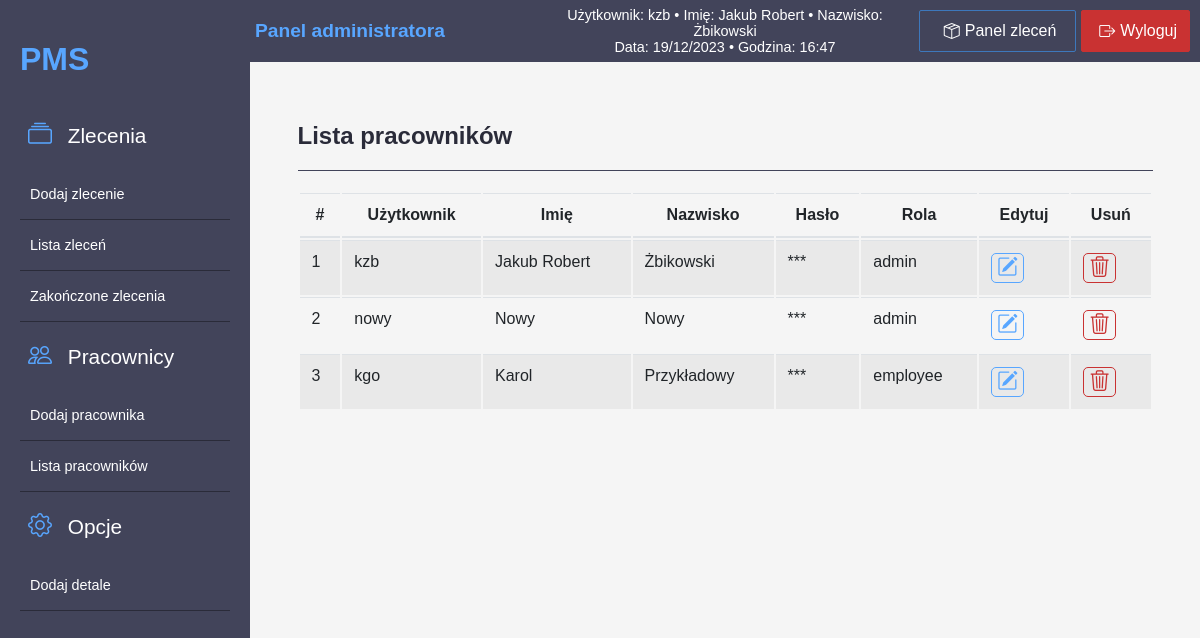
The app's page /index.php?action=list-employee (signed in) with its own data.
### tables this page shows
CREATE TABLE `users` (
  `id` int(11) NOT NULL,
  `username` text NOT NULL,
  `password` text NOT NULL,
  `name` text NOT NULL,
  `lastname` text NOT NULL,
  `role` text NOT NULL
);

### controllers/AuthController.php (called while the page is built, shortened)
<?php
class AuthController {
    public function listEmployee() {
        include 'views/list-employee.php';
    }
}
?>

### views/list-employee.php (the view, shortened to what this page needs)
<!DOCTYPE html>
<html lang="pl">
<head>
    <link rel="stylesheet" type="text/css" href="styles/style.css">
    <link rel="stylesheet" type="text/css" href="styles/dashboard-style.css">
    <link rel="stylesheet" type="text/css" href="bs/bootstrap/css/bootstrap-table.css">
    <link rel="stylesheet" href="https://cdn.jsdelivr.net/npm/bootstrap-icons@1.11.2/font/bootstrap-icons.min.css">
</head>
<body>
<div class="container">
<?php include 'views/menu-admin.php'; ?>
    <div class="main-content" id="list-employee">
    <h2>Lista pracowników</h2>
        <div class="table table-striped">
        <table class="table">
            <thead>
                <tr>
                    <th>#</th>
                    <th>Użytkownik</th>
                    <th>Imię</th>
                    <th>Nazwisko</th>
                    <th>Hasło</th>
                    <th>Rola</th>
                    <th>Edytuj</th>
                    <th>Usuń</th>
                </tr>
            </thead>
            <tbody>
                <?php
                $database = new Database();
                $connection = $database->getConnection();
                $query = "SELECT * FROM users";
                $result = $connection->query($query);
                if ($result) {
                    $users = $result->fetch_all(MYSQLI_ASSOC);
                    foreach ($users as $i => $user) {
                        echo '<tr>';
                        echo '<td>' . ($i + 1) . '</td>';
                        echo '<td>' . $user['username'] . '</td>';
                        echo '<td>' . $user['name'] . '</td>';
                        echo '<td>' . $user['lastname'] . '</td>';
                        echo '<td>' . '***' . '</td>';
                        echo '<td>' . $user['role'] . '</td>';
                        echo '<td><a href="?action=edit-employee&id=' . $user['id'] . '"><button type="button" class="edit-btn"><i class="bi bi-pencil-square"></i></button></a></td>';
                        echo '<td><a href="?action=delete-user&id=' . $user['id'] . ' " onclick="return confirm(\'Czy na pewno chcesz usunąć tego użytkownika?\' );"><button type="button" class="trash-btn" ><i class="bi bi-trash3"></i></button></a></td>';
                    }
                } else {
                    echo "Błąd zapytania: " . $connection->error;
                }
                ?>
            </tbody>
        </table>
    </div>
    </div>
</div>
</body>
</html>

### styles/style.css (style rules this page uses)
body { height: 100%; margin: 0; font-family: Arial, Helvetica, sans-serif; }
a:link { text-decoration: none; color: #fff; }

### styles/dashboard-style.css (style rules this page uses)
.container { display: flex; }
.main-content { width: 90%; display: flex; flex-direction: column; justify-content: center; margin: 20px; padding: 20px; }
.main-content h2 { padding: 0px 0px 20px 0px; width: 100%; border-bottom: 1px solid #42445A; font-size: x-large; color: #2a2b39; }
.edit-btn { background-color: transparent; color: #58a6ff; border: 1px solid #58a6ff; border-radius: 5px; font-size: 1.3rem; padding: 2px 5px; transition: background-color 0.2s ease, color 0.2s ease; }
.trash-btn { background-color: transparent; color: #c93232; border: 1px solid #c93232; border-radius: 5px; padding: 2px 5px; font-size: 1.3rem; }
a:link { text-decoration: none; color: #fff; }

### records on screen
users: username "kzb", name "Jakub Robert", lastname "Żbikowski", role "admin"
users: username "nowy", name "Nowy", lastname "Nowy", role "admin"
users: username "kgo", name "Karol", lastname "Przykładowy", role "employee"

### other values on screen
$_SESSION['username'] "kzb"
$_SESSION['name'] "Jakub Robert"
$_SESSION['lastname'] "Żbikowski"
